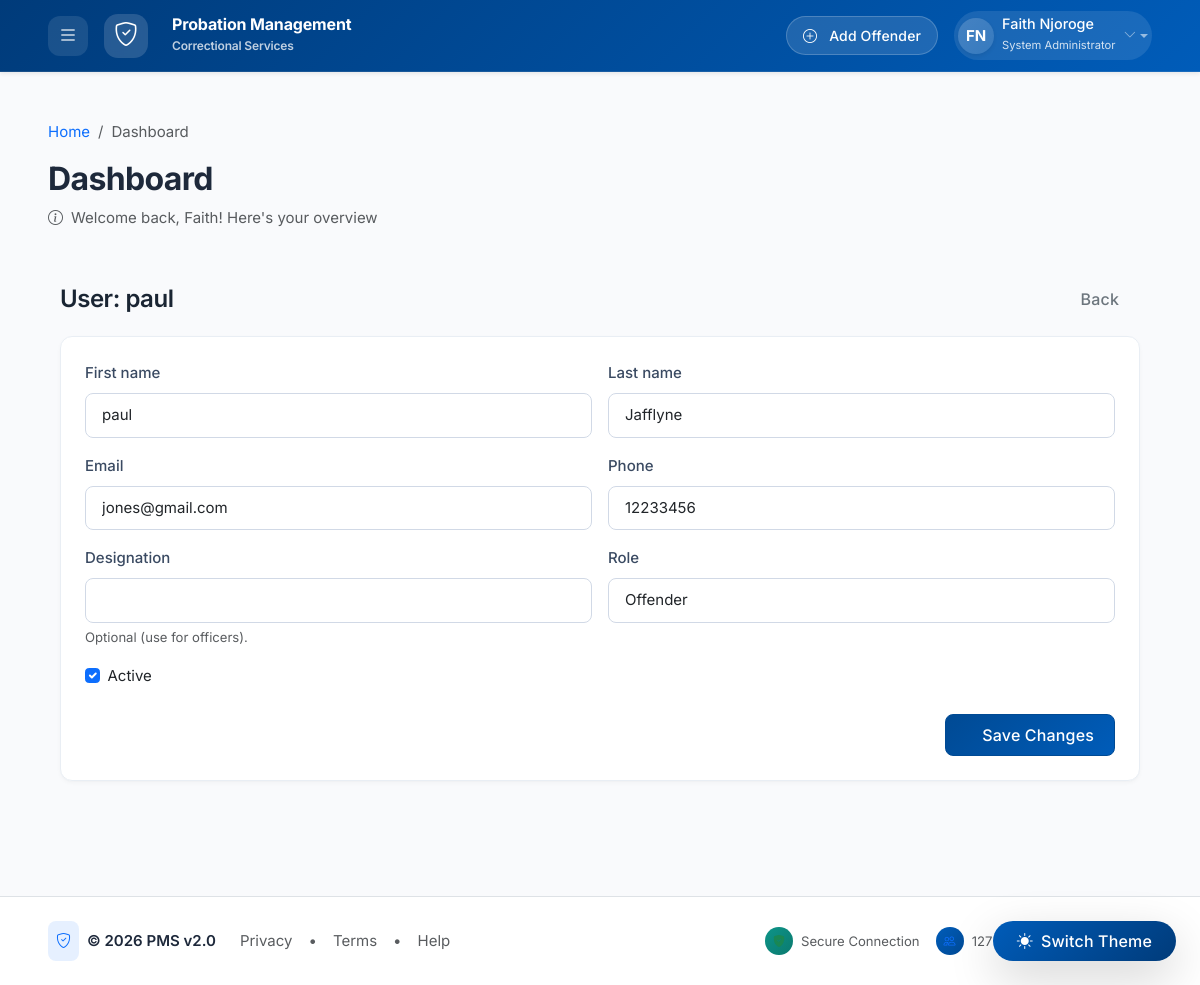
Screenshot of /accounts/users/4/ (signed in) with the database file from the repository.
### accounts/models.py (models this page shows, shortened)
class User(AbstractUser):
    class Role(models.TextChoices):
        ADMIN = 'admin', _('System Administrator')
        OFFICER = 'officer', _('Probation Officer')
        OFFENDER = 'offender', _('Offender')
        JUDICIARY = 'judiciary', _('Judiciary Staff')
        NGO = 'ngo', _('NGO Staff')
    role = models.CharField(
        max_length=20,
        choices=Role.choices,
        default=Role.OFFICER,
        verbose_name=_('User Role')
    )
    phone = models.CharField(
        max_length=15,
        blank=True,
        verbose_name=_('Phone Number')
    )
    designation = models.CharField(
        max_length=100,
        blank=True,
        verbose_name=_('Designation')
    )
    profile_picture = models.ImageField(
        upload_to='profiles/',
        blank=True,
        null=True,
        verbose_name=_('Profile Picture')
    )
    date_created = models.DateTimeField(
        auto_now_add=True,
        verbose_name=_('Date Created')
    )
    date_updated = models.DateTimeField(
        auto_now=True,
        verbose_name=_('Date Updated')
    )
    class Meta:
        verbose_name = _('User')
        verbose_name_plural = _('Users')
        ordering = ['-date_created']
    def is_admin(self):
        return self.role == self.Role.ADMIN
    def is_officer(self):
        return self.role == self.Role.OFFICER

### accounts/views.py (the view, shortened to what this page needs)
# urls.py: path('users/<int:user_id>/', views.user_detail_view, name='user_detail'),
def user_detail_view(request, user_id):
    if not request.user.is_authenticated or not request.user.is_admin():
        messages.error(request, 'Access denied. Admin privileges required.')
        return redirect('accounts:dashboard')
    try:
        user = User.objects.get(id=user_id)
    except User.DoesNotExist:
        messages.error(request, 'User not found.')
        return redirect('accounts:users_list')
    context = {
        'target_user': user,
        'role_choices': User.Role.choices,
        'title': f'User: {user.username}'
    }
    return render(request, 'accounts/user_detail.html', context)

### templates/accounts/user_detail.html (shortened to what this page needs)
{% extends 'base.html' %}
{% block content %}
<div class="container-fluid">
    <div class="d-flex justify-content-between align-items-center mb-3">
        <h4 class="mb-0">{{ title }}</h4>
        <div class="d-flex gap-2">
            <a href="{% url 'accounts:users_list' %}" class="btn btn-outline-secondary">
                Back
            </a>
        </div>
    </div>
    <div class="card">
        <div class="card-body">
            <form method="post">
                <div class="row g-3">
                    <div class="col-md-6">
                        <label class="form-label">First name</label>
                        <input class="form-control" name="first_name" value="{{ target_user.first_name }}">
                    </div>
                    <div class="col-md-6">
                        <label class="form-label">Last name</label>
                        <input class="form-control" name="last_name" value="{{ target_user.last_name }}">
                    </div>
                    <div class="col-md-6">
                        <label class="form-label">Email</label>
                        <input class="form-control" name="email" value="{{ target_user.email }}">
                    </div>
                    <div class="col-md-6">
                        <label class="form-label">Phone</label>
                        <input class="form-control" name="phone" value="{{ target_user.phone }}">
                    </div>
                    <div class="col-md-6">
                        <label class="form-label">Designation</label>
                        <input class="form-control" name="designation" value="{{ target_user.designation }}">
                        <div class="form-text">Optional (use for officers).</div>
                    </div>
                    <div class="col-md-6">
                        <label class="form-label">Role</label>
                        <select class="form-select" name="role">
                            {% for value, label in role_choices %}
                            <option value="{{ value }}" {% if target_user.role == value %}selected{% endif %}>{{ label }}</option>
                            {% endfor %}
                        </select>
                    </div>
                    <div class="col-12">
                        <div class="form-check">
                            <input class="form-check-input" type="checkbox" name="is_active" id="is_active" {% if target_user.is_active %}checked{% endif %}>
                            <label class="form-check-label" for="is_active">Active</label>
                        </div>
                    </div>
                </div>
                <div class="mt-4 d-flex justify-content-end">
                    <button type="submit" class="btn btn-primary">
                        Save Changes
                    </button>
                </div>
            </form>
        </div>
    </div>
</div>
{% endblock %}

### templates/base.html (shortened to what this page needs)
<!DOCTYPE html>
{% load static %}
<html lang="en" data-bs-theme="auto">
<head>
    <link href="https://cdn.jsdelivr.net/npm/bootstrap@5.3.2/dist/css/bootstrap.min.css" rel="stylesheet">
    <link rel="stylesheet" href="https://cdn.jsdelivr.net/npm/bootstrap-icons@1.11.1/font/bootstrap-icons.css">
    <link rel="stylesheet" href="https://cdn.datatables.net/1.13.6/css/dataTables.bootstrap5.min.css">
    <link rel="stylesheet" href="https://cdn.datatables.net/responsive/2.5.0/css/responsive.bootstrap5.min.css">
    <link href="https://cdn.jsdelivr.net/npm/select2@4.1.0-rc.0/dist/css/select2.min.css" rel="stylesheet">
    <link rel="stylesheet" href="https://cdn.jsdelivr.net/npm/select2-bootstrap-5-theme@1.3.0/dist/select2-bootstrap-5-theme.min.css">
    <link href="https://unpkg.com/aos@2.3.1/dist/aos.css" rel="stylesheet">
    <link rel="stylesheet" href="{% static 'css/style.css' %}">
    <link rel="stylesheet" href="{% static 'css/dashboard.css' %}">
</head>
<body class="d-flex flex-column min-vh-100">
    <div class="theme-toggle position-fixed bottom-0 end-0 m-4 z-3">
        <button class="btn btn-gradient-primary rounded-pill shadow-lg px-4 py-2 d-flex align-items-center gap-2 border-0"
                id="themeToggle"
                title="Toggle theme"
                style="background: linear-gradient(135deg, #005cb9, #003b7a); color: white;">
            <i class="bi bi-circle-half"></i>
            <span class="d-none d-sm-inline fw-medium">Switch Theme</span>
        </button>
    </div>
    <nav class="navbar navbar-dark shadow-sm sticky-top app-navbar"
         style="background: linear-gradient(135deg, #003b7a 0%, #005cb9 100%); min-height: 72px; backdrop-filter: blur(10px);">
        <div class="container-fluid px-4">
            <div class="d-flex align-items-center">
                {% if user.is_authenticated %}
                <button class="btn btn-link text-white p-2 me-3"
                        id="sidebarToggle"
                        title="Toggle menu"
                        style="background: rgba(255,255,255,0.1); border-radius: 12px; width: 40px; height: 40px;"
                        data-bs-toggle="offcanvas"
                        data-bs-target="#appSidebar"
                        aria-controls="appSidebar">
                    <i class="bi bi-list fs-5"></i>
                </button>
                {% endif %}
                <a class="navbar-brand d-flex align-items-center" href="{% url 'dashboard:home' %}">
                    <div class="d-flex align-items-center justify-content-center me-3"
                         style="width: 44px; height: 44px; background: rgba(255,255,255,0.15); border-radius: 14px; backdrop-filter: blur(4px);">
                        <i class="bi bi-shield-check fs-4 text-white"></i>
                    </div>
                    <div class="d-flex flex-column">
                        <span class="fw-bold fs-6 lh-1 mb-1" style="letter-spacing: -0.01em;">Probation Management</span>
                        <span class="small opacity-75" style="font-size: 0.75rem;">Correctional Services</span>
                    </div>
                </a>
            </div>
            <ul class="navbar-nav flex-row align-items-center">
                {% if user.is_authenticated %}
                    <li class="nav-item me-3 d-none d-md-block">
                        <a href="{% url 'offenders:offender_create' %}" class="btn btn-sm text-white px-3"
                           style="background: rgba(255,255,255,0.12); border-radius: 30px; border: 1px solid rgba(255,255,255,0.2); text-decoration: none;">
                            <i class="bi bi-plus-circle me-1"></i> Add Offender
                        </a>
                    </li>
                    <li class="nav-item dropdown">
                        <a class="nav-link dropdown-toggle d-flex align-items-center p-1"
                           href="#"
                           role="button"
                           data-bs-toggle="dropdown"
                           aria-expanded="false"
                           style="background: rgba(255,255,255,0.1); border-radius: 40px; text-decoration: none;">
                            <div class="avatar-circle me-2 shadow-sm"
                                 style="width: 36px; height: 36px; border-radius: 50%; background: linear-gradient(135deg, #ffffff30, #ffffff20); display: flex; align-items: center; justify-content: center; color: white; font-weight: bold;">
                                {{ user.first_name|first|upper }}{{ user.last_name|first|upper }}
                            </div>
                            <div class="d-none d-xl-block text-start me-2">
                                <div class="fw-medium" style="font-size: 0.9rem; line-height: 1.2; color: white;">{{ user.get_full_name|default:user.username }}</div>
                                <small style="font-size: 0.7rem; opacity: 0.9; color: rgba(255,255,255,0.9);">{{ user.get_role_display|default:"User" }}</small>
                            </div>
                            <i class="bi bi-chevron-down text-white-50" style="font-size: 0.8rem;"></i>
                        </a>
                    </li>
                {% endif %}
            </ul>
        </div>
    </nav>
    <div class="container-fluid flex-grow-1 px-0">
        <div class="row g-0">
            <main id="mainContent" class="col-12 px-4 px-xl-5 py-4 py-xl-5">
                <div class="page-header mb-5" data-aos="fade-up" data-aos-duration="500">
                    <div class="d-flex flex-column flex-md-row justify-content-between align-items-start align-items-md-center">
                        <div>
                            <nav aria-label="breadcrumb" class="mb-2">
                                <ol class="breadcrumb">
                                    <li class="breadcrumb-item"><a href="{% url 'dashboard:home' %}" class="text-decoration-none">Home</a></li>
                                    <li class="breadcrumb-item active" aria-current="page">
                                        {% block breadcrumb %}{% block page_title_alt %}Dashboard{% endblock %}{% endblock %}
                                    </li>
                                </ol>
                            </nav>
                            <h1 class="h2 fw-bold mb-2" style="letter-spacing: -0.02em; color: #1e293b;">
                                {% block page_title %}Dashboard{% endblock %}
                            </h1>
                            <p class="text-muted mb-0 d-flex align-items-center">
                                <i class="bi bi-info-circle me-2"></i>
                                {% block page_subtitle %}Welcome back, {{ user.first_name|default:"User" }}! Here's your overview{% endblock %}
                            </p>
                        </div>
                    </div>
                </div>
                <div class="content-wrapper" data-aos="fade-up" data-aos-delay="150">
                    {% block content %}{% endblock %}
                </div>
            </main>
        </div>
    </div>
    <footer class="footer mt-auto py-4 bg-white border-top">
        <div class="container-fluid px-4 px-xl-5">
            <div class="row align-items-center g-3">
                <div class="col-md-6">
                    <div class="d-flex flex-wrap align-items-center">
                        <div class="d-flex align-items-center me-4">
                            <div class="bg-primary bg-opacity-10 p-2 rounded-3 me-2">
                                <i class="bi bi-shield-check text-primary"></i>
                            </div>
                            <span class="fw-semibold" style="color: #1e293b;">
                                &copy; {% now "Y" %} PMS v2.0
                            </span>
                        </div>
                        <div class="d-flex gap-3">
                            <a href="#" class="text-decoration-none text-muted hover-primary">Privacy</a>
                            <span class="text-muted">•</span>
                            <a href="#" class="text-decoration-none text-muted hover-primary">Terms</a>
                            <span class="text-muted">•</span>
                            <a href="#" class="text-decoration-none text-muted hover-primary">Help</a>
                        </div>
                    </div>
                </div>
                <div class="col-md-6">
                    <div class="d-flex flex-wrap justify-content-md-end align-items-center gap-3">
                        <span class="text-muted small d-flex align-items-center">
                            <span class="badge bg-success bg-opacity-10 text-success p-2 me-2 rounded-circle">
                                <i class="bi bi-shield-fill-check"></i>
                            </span>
                            <span>Secure Connection</span>
                        </span>
                        <span class="text-muted small d-flex align-items-center">
                            <span class="badge bg-primary bg-opacity-10 text-primary p-2 me-2 rounded-circle">
                                <i class="bi bi-people"></i>
                            </span>
                            <span id="activeUsersCount">{{ request.session.active_users|default:"127" }} Active</span>
                        </span>
                        <span class="text-muted small d-flex align-items-center">
                            <span class="badge bg-info bg-opacity-10 text-info p-2 me-2 rounded-circle">
                                <i class="bi bi-clock"></i>
                            </span>
                            <span id="currentTime">{% now "H:i" %} UTC</span>
                        </span>
                    </div>
                </div>
            </div>
        </div>
    </footer>
    <div class="toast-container position-fixed bottom-0 end-0 p-4" id="toastContainer" style="z-index: 9999;"></div>
</body>
</html>

### rows the page displays
User: first_name|first "F", last_name|first "N", get_full_name "Faith Njoroge", role "System Administrator", first_name "Faith"
User: first_name "paul", last_name "Jafflyne", email "jones@gmail.com", phone "12233456", role "Offender", is_active "☑"

### other values shown
{{ title }} "User: paul"
{{ request.session.active_users|default:"127" }} "127"
